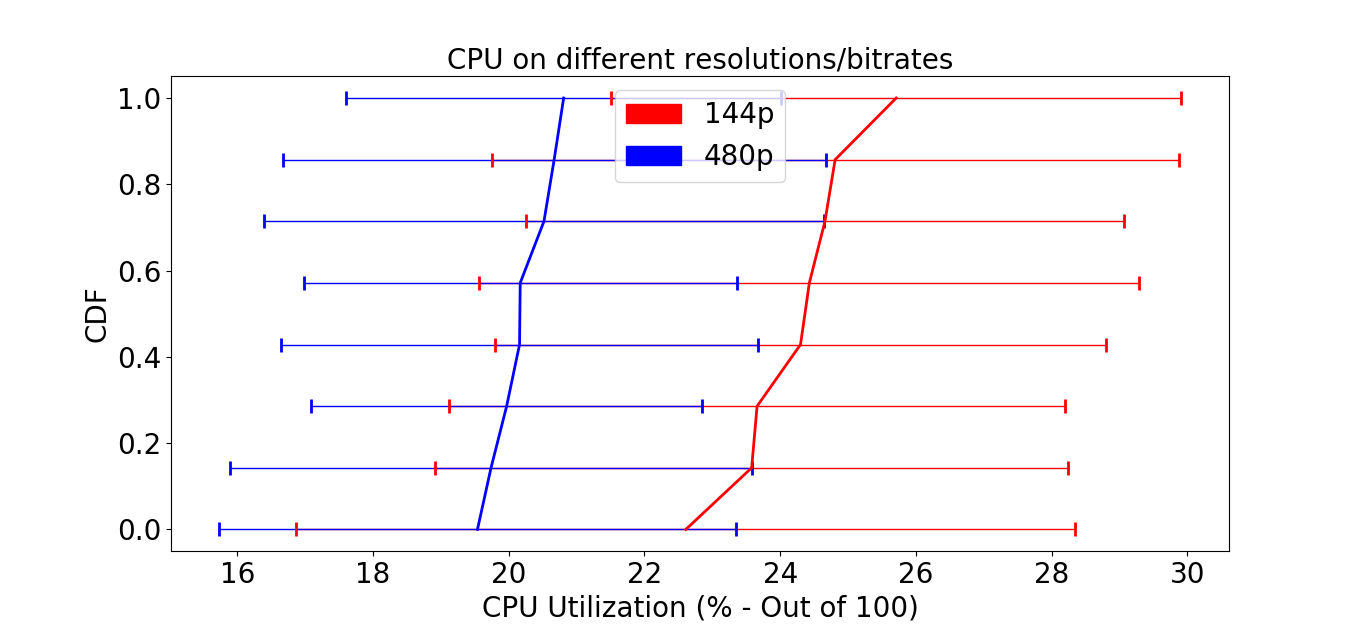

Write the Python code that produced this figure.


import matplotlib.pyplot as plt
import numpy as np
import matplotlib.patches as mpatches
roundtriptimes= [20.81,20.17,19.74,20.16,20.67,19.54,20.52,19.97]
roundtriptimes2 = [24.43,24.66,22.61,23.58,25.71,24.3,23.66,24.81]

xerror = [3.81,3.84,2.88,3.52,3.19,4.12,4,3.2]
xerror2 =  [5.74,4.66,4.54,4.5,4.86,4.4,5.06,4.2]

sortedtime = np.sort(roundtriptimes)
p = 1. * np.arange(len(roundtriptimes))/(len(roundtriptimes) - 1)

sortedtime2 = np.sort(roundtriptimes2)
p2 = 1. * np.arange(len(roundtriptimes2))/(len(roundtriptimes2) - 1)

plt.errorbar(sortedtime2, p2,xerr = xerror2,label = "Some Line",color = "red", ecolor = "red",capsize = 5, capthick = 2,linewidth = 2,elinewidth = 1)

plt.errorbar(sortedtime, p,xerr = xerror,label = "Some Line",color = "blue", ecolor = "blue",capsize = 5, capthick = 2,linewidth = 2,elinewidth = 1)

red_patch = mpatches.Patch(color='red', label='144p')
blue_patch = mpatches.Patch(color='blue', label='480p')



plt.tick_params(labelsize=20)
plt.subplots_adjust( bottom=0.135)
plt.legend(handles=[red_patch,blue_patch],fontsize = 20)



plt.xlabel('CPU Utilization (% - Out of 100)',fontsize = 20)
plt.ylabel('CDF',fontsize = 20)
plt.title('CPU on different resolutions/bitrates',fontsize = 20)
plt.show()
